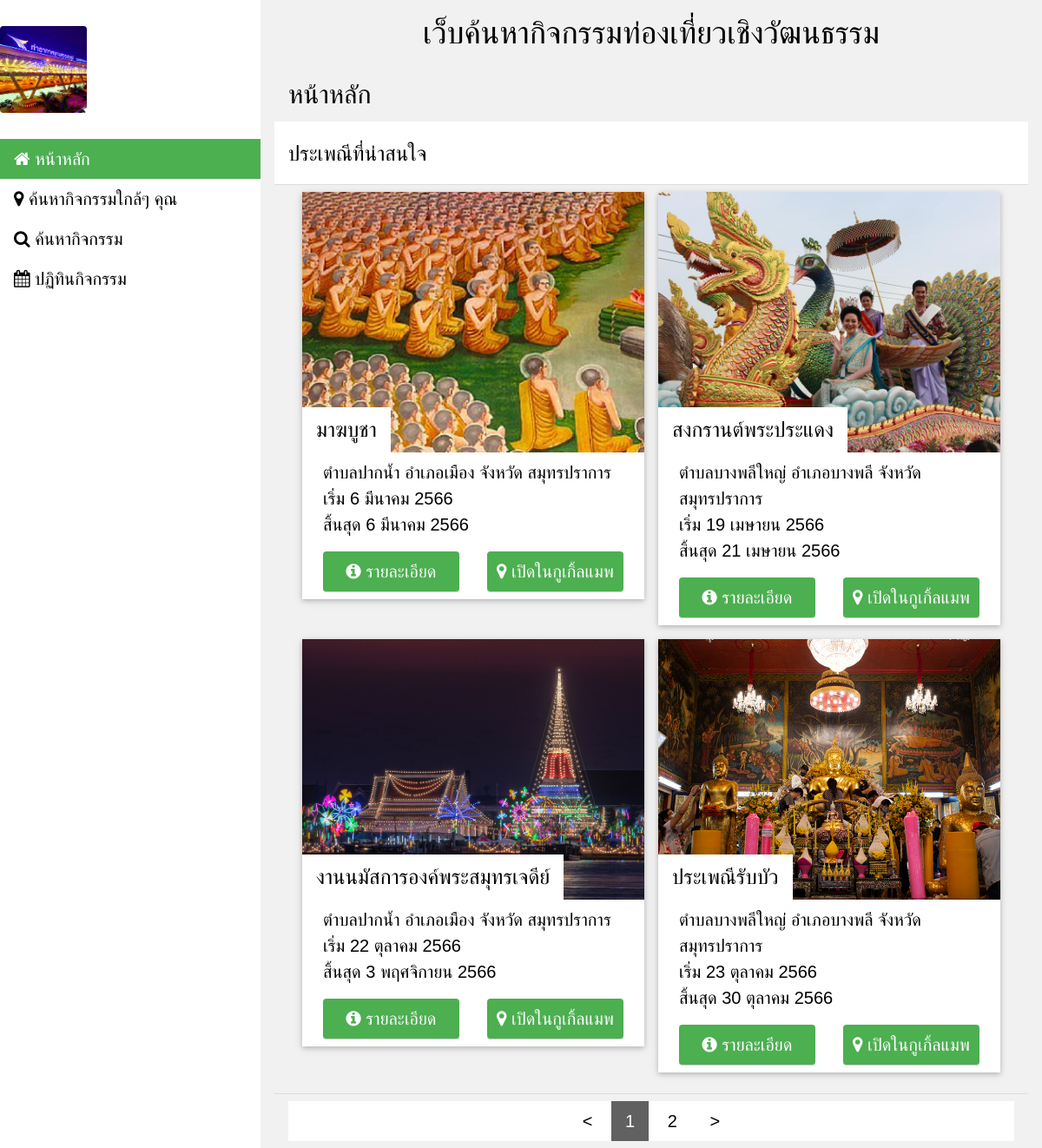
The page /travel_fe/index.php on the database as committed earlier.
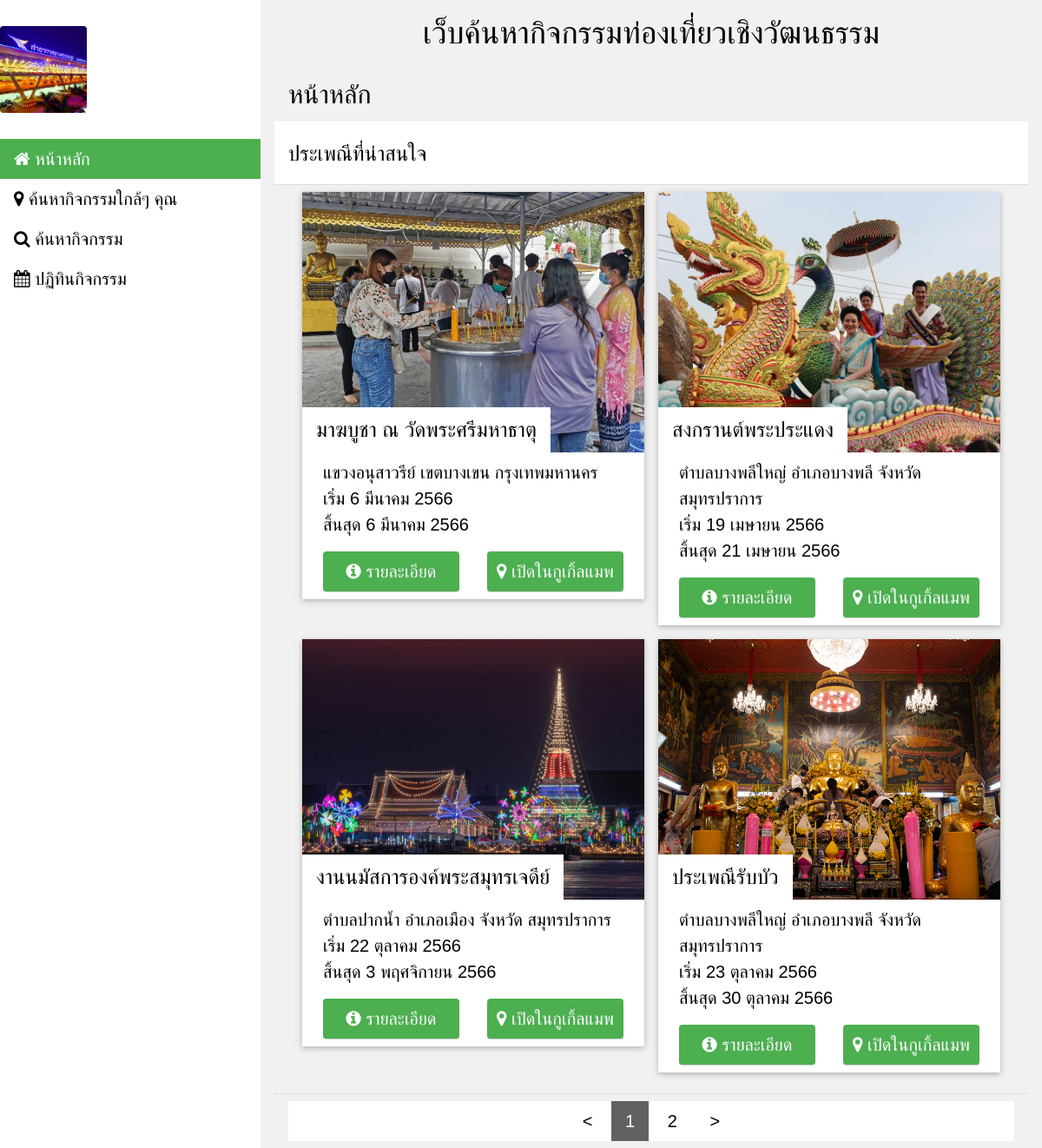
The same page on the database as committed later.
### tables this page shows
CREATE TABLE `table_event` (
  `ev_id` int(11) UNSIGNED NOT NULL,
  `ev_name` text NOT NULL,
  `ev_desc` longtext NOT NULL,
  `ev_date_beg` date NOT NULL,
  `ev_date_end` date NOT NULL,
  `ev_day_beg` tinyint(3) UNSIGNED NOT NULL,
  `ev_month_beg` tinyint(3) UNSIGNED NOT NULL,
  `ev_day_end` tinyint(3) UNSIGNED NOT NULL,
  `ev_month_end` tinyint(3) UNSIGNED NOT NULL,
  `ev_day_type` enum('sun','moon') NOT NULL DEFAULT 'sun',
  `ev_img_list` text NOT NULL,
  `ev_ref_place_id` int(11) UNSIGNED NOT NULL,
  `ev_origin` int(11) UNSIGNED NOT NULL
);

CREATE TABLE `table_local` (
  `lc_id` int(11) NOT NULL,
  `lc_tumbol` tinytext NOT NULL,
  `lc_province` tinytext NOT NULL,
  `lc_amphoe` tinytext NOT NULL
);

### travel_fe/date_helper.php (called while the page is built, shortened)
<?php
function dateThai($strDate){
	$strYear = date("Y",strtotime($strDate)) + 543;
	$strMonth = date("n",strtotime($strDate)) - 1;
	$strDay = date("j",strtotime($strDate));
	$MONTH_ENUM_THAI = [
	"มกราคม",
	"กุมภาพันธ์",
	"มีนาคม",
	"เมษายน",
	"พฤษภาคม",
	"มิถุนายน",
	"กรกฏาคม",
	"สิงหาคม",
	"กันยายน",
	"ตุลาคม",
	"พฤศจิกายน",
	"ธันวาคม"
];
	$strMonthTxt = $MONTH_ENUM_THAI[$strMonth];
	return "$strDay $strMonthTxt $strYear";
}
?>

### travel_fe/homepage/index.php (the view, shortened to what this page needs)
<?php
$page_number = 0;
$show_count = 4;
$clen = $conn->query("SELECT Count(*) As CountRes FROM table_event INNER JOIN table_place ON pl_id = ev_ref_place_id WHERE DATE(ev_date_beg) >= NOW()")->fetch_all(MYSQLI_ASSOC)[0]["CountRes"];
$clen_padded = ceil($clen / $show_count);
$page_num_prev = max($page_number - 1,0);
$page_num_next = min($page_number + 1,$clen_padded - 1);
$stmt = $conn->prepare("SELECT * FROM table_event  INNER JOIN table_place ON pl_id = ev_ref_place_id INNER JOIN table_local ON lc_id = pl_amphoe WHERE DATE(ev_date_beg) >= NOW() OR NOW() BETWEEN DATE(ev_date_beg) AND DATE(ev_date_end) ORDER BY ev_date_beg ASC LIMIT ?,?");
$real_page_number = $page_number * $show_count;
$stmt->bind_param("ii",$real_page_number,$show_count);
$stmt->execute();
$result1 = $stmt->get_result();
$google_map_ext_url = "https://www.google.com/maps/place/";
?>
<div class="">
  <div class="w3-container">
    <h2>หน้าหลัก</h2>
  </div>
  <ul class="w3-ul" id="dom_main_ul">
    <?php if($result1 && $result1->num_rows > 0){?>
      <li class="w3-white">
        <h3> ประเพณีที่น่าสนใจ </h3>
      </li>
      <li>
        <div class="w3-row-padding" >
          <?php
          while($rows = $result1->fetch_assoc()){
            $t_id = $rows["ev_id"];
            $t_name = $rows["ev_name"];
            $t_img = explode(",",$rows["ev_img_list"])[0];
            $t_sdate = $rows["ev_date_beg"];
            $t_edate = $rows["ev_date_end"];
            $pl_geo_lat = $rows["pl_geo_lat"];
            $pl_geo_lon = $rows["pl_geo_lon"];
            $lc_named  = namedAuthorized($rows["lc_province"],$rows["lc_amphoe"],$rows["lc_tumbol"]);
            ?>
            <div class="w3-half w3-content w3-margin-bottom w3-animate-left" >
              <div class="w3-card w3-text-white w3-black">
              <div class="w3-display-container w3-text-right w3-tooltip">
                  <img src="<?=$t_img;?>" style="width:100%; height:300px; object-fit: cover;" class="">
                  <div class="w3-xlarge w3-display-bottomleft w3-padding w3-white" style="white-space:nowrap; text-overflow: ellipsis; overflow:hidden;">
                    <?=$t_name;?>
                  </div>
              </div>
              <div class="w3-display-container w3-white w3-text">
                    <div class="w3-row-padding">
                       <div class="w3-full w3-padding">
                        <?=$lc_named;?> <br>
                        เริ่ม <?=dateThai($t_sdate);?> <br>
                        สิ้นสุด <?=dateThai($t_edate);?> <br>
                      </div>
                      <div class="w3-half w3-padding">
                        <a href="./index.php?pageName=article&articleid=<?=$t_id;?>" class="w3-input w3-button w3-green w3-round">
                          <i class="fa fa-info-circle"></i>
                          รายละเอียด
                        </a>
                      </div>
                      <div class="w3-half w3-padding">
                        <a href="<?=$google_map_ext_url.$pl_geo_lat.",".$pl_geo_lon?>" class="w3-input w3-button w3-green w3-round" target="new">
                          <i class="fa fa-map-marker"></i>
                          เปิดในกูเกิ้ลแมพ
                        </a>
                      </div>
                    </div>
                  </div>
              </div>
            </div>
            <?php
          }
          ?>
        </div>
      </li>
    <?php }?>
    <li>
      <div class="w3-bar w3-white w3-center">
        <a href="./index.php?page_number=<?=$page_num_prev;?>" class="w3-button"> &lt; </a>
        <?php
        for ($i = 0 ; $i < $clen_padded ; $i++)
        {
         ?>
         <a href="./index.php?page_number=<?=$i;?>" class="w3-button <?php if($i == $page_number)echo "w3-dark-grey";?>"> <?=$i + 1;?></a>
         <?php
       }
       ?>
       <a href="./index.php?page_number=<?=$page_num_next;?>" class="w3-button"> &gt; </a>
     </div>
   </li>
 </ul>
</div>

Rows that differ between the two databases and show on the page:
changed table_event "6 มีนาคม 2566": ev_img_list: picture removed, a placeholder shows; ev_name "มาฆบูชา" → "มาฆบูชา ณ วัดพระศรีมหาธาตุ"; table_local.lc_province+lc_amphoe+lc_tumbol "ตำบลปากน้ำ อำเภอเมือง จังหวัด สมุทรปราการ" → "แขวงอนุสาวรีย์ เขตบางเขน กรุงเทพมหานคร"
